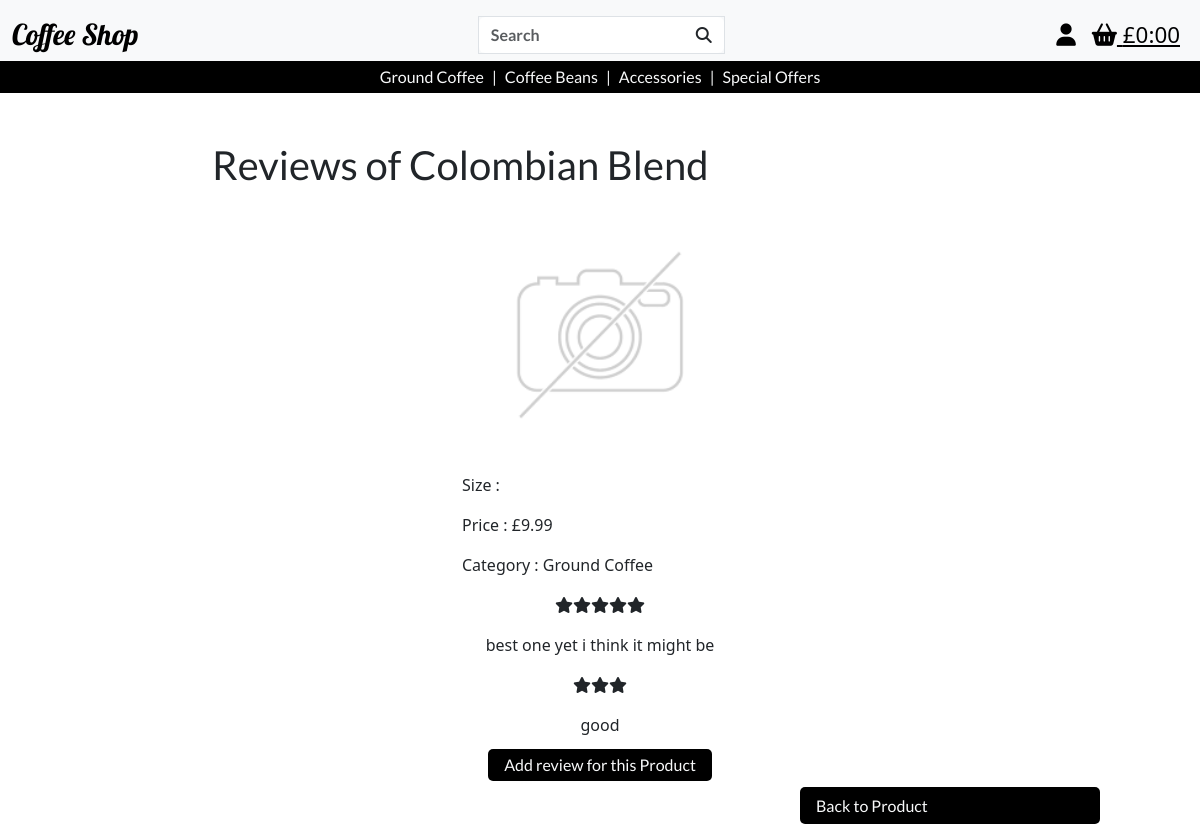
Before: /reviews/1/ with the older database file.
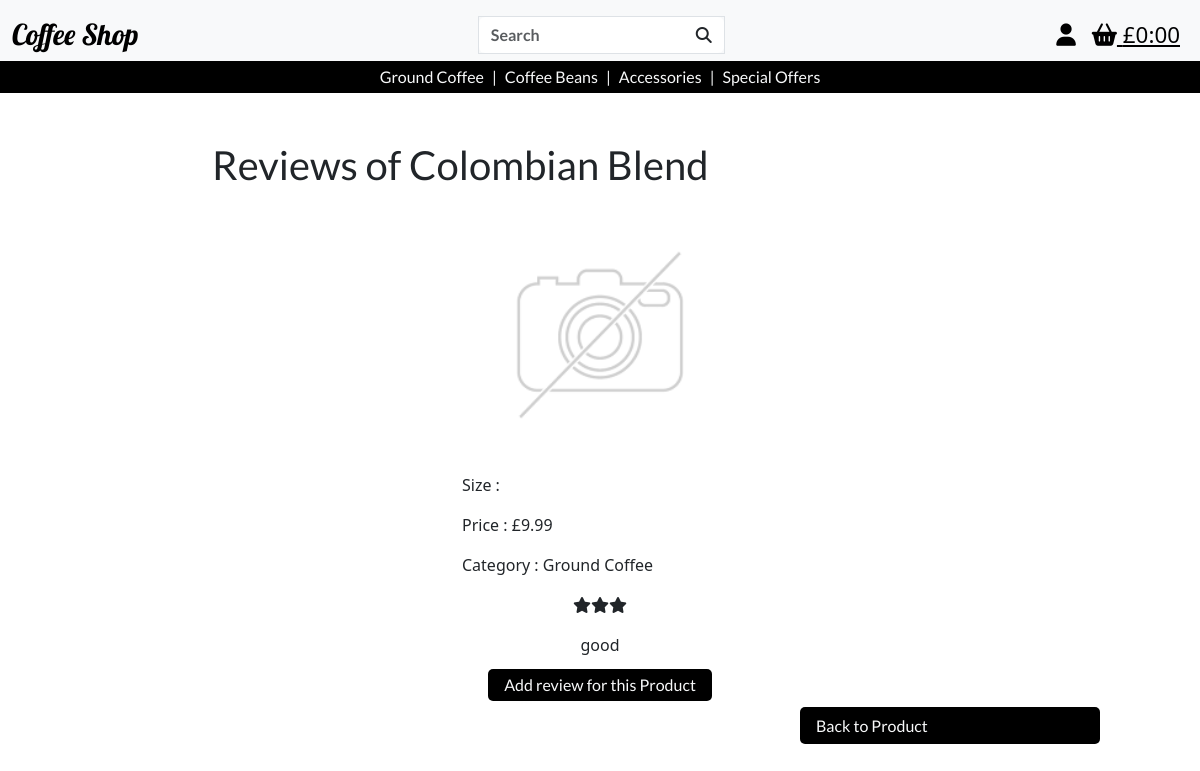
After: the same page with the newer database file.
### reviews/models.py (models this page shows, shortened)
class Reviews(models.Model):
    product = models.ForeignKey('products.Product', on_delete=models.SET_NULL, null=True, blank=False, related_name='reviews')
    user = models.ForeignKey(
        UserProfile, on_delete=models.CASCADE, null=False, blank=False, related_name='reviews'
    )
    review_id = models.AutoField(primary_key=True)
    review = models.TextField(max_length=1000, blank=True)
    rating = models.FloatField(validators=[MinValueValidator(
        1), MaxValueValidator(5)], null=False, blank=False)
    created_at = models.DateTimeField(auto_now_add=True)
    updated_at = models.DateTimeField(auto_now=True)

### reviews/views.py (the view)
# urls.py: path('<int:product_id>/', views.product_reviews, name='product_reviews'),
def product_reviews(request, product_id):
    product = get_object_or_404(Product, pk=product_id)
    reviews = product.reviews.all()
    context = {
        'product': product,
        'reviews': reviews,
    }
    return render(request, 'reviews/product_reviews.html', context)

### bag/contexts.py (called while the page is built, shortened)
def bag_contents(request):
    bag_items = []
    total = 0
    product_count = 0
    bag = request.session.get('bag', {})
    if total < settings.FREE_DELIVERY_THRESHOLD:
        delivery = total * Decimal(settings.STANDARD_DELIVERY_PERCENTAGE / 100)
        free_delivery_delta = settings.FREE_DELIVERY_THRESHOLD - total
    else:
        delivery = 0
        free_delivery_delta = 0
    grand_total = delivery + total
    context = {
        'bag_items' : bag_items,
        'total' : total,
        'product_count' : product_count,
        'delivery': delivery,
        'free_delivery_delta' : free_delivery_delta,
        'free_delivery_threshold' : settings.FREE_DELIVERY_THRESHOLD,
        'grand_total' : grand_total,
    }
    return context

### reviews/templates/reviews/product_reviews.html (shortened to what this page needs)
{% extends 'base.html' %} {% load static %} {% block extra_css %}
<link rel="stylesheet" href="{% static 'css/products.css' %}" />
{% endblock%} {% block content %}
<div class="container-fluid">
  <div class="row justify-content-center">
    <div class="col-8 mt-5 products-header">
      <h1>Reviews of {{ product.product_name }}</h1>
    </div>
  </div>
  <div class="row justify-content-center">
    <div class="col-8 col-sm-3 product-details-container">
      {% if product.image %}
      <a href="{{ product.image.url }}" target="_blank">
        <img
          class="card-img-top img-fluid"
          src="{{ product.image.url }}"
          alt="{{ product.name }}"
        />
      </a>
      {% else %}
      <a href="{{ MEDIA_URL }}noimage.png" target="_blank">
        <img
          class="card-img-top img-fluid"
          src="{{ MEDIA_URL }}noimage.png"
          alt="{{ product.name }}"
        />
      </a>
      {% endif %}
      <p class="">Size :</p>
      <p class="">Price : £{{ product.price }}</p>
      {% if product.category %}
      <p class="">Category : {{ product.category.friendly_name }}</p>
      {% endif %}
    </div>
  </div>
  <div class="text-center">
    {% if reviews %} {% for review in reviews %}
    {% if review.rating == 1 %}
    <p><i class="fa-solid fa-star"></i></p>
    {% elif review.rating == 2 %}
    <p><i class="fa-solid fa-star"></i><i class="fa-solid fa-star"></i></p>
    {% elif review.rating == 3 %}
    <p>
      <i class="fa-solid fa-star"></i><i class="fa-solid fa-star"></i
      ><i class="fa-solid fa-star"></i>
    </p>
    {% elif review.rating == 4 %}
    <p>
      <i class="fa-solid fa-star"></i><i class="fa-solid fa-star"></i
      ><i class="fa-solid fa-star"></i><i class="fa-solid fa-star"></i>
    </p>
    {% elif review.rating == 5 %}
    <p>
      <i class="fa-solid fa-star"></i><i class="fa-solid fa-star"></i
      ><i class="fa-solid fa-star"></i><i class="fa-solid fa-star"></i
      ><i class="fa-solid fa-star"></i>
    </p>
    {% endif %}
    <p>{{ review.review }}</p>
     {% endfor %} {% else %}
    <p>This product doesn't currently have any reviews</p>
    {% endif %}
    <a href="{% url 'add_review' product.id %}" class="products-button"
      >Add review for this Product</a
    >
  </div>
  <div class="row">
    <a
      href="{% url 'product_detail' product.id %}"
      class="col-3 offset-8 products-button"
      >Back to Product</a
    >
  </div>
</div>
{% endblock %}

Changed rows visible on the page:
removed Reviews: rating 5 (drawn), review "best one yet i think it might be"
